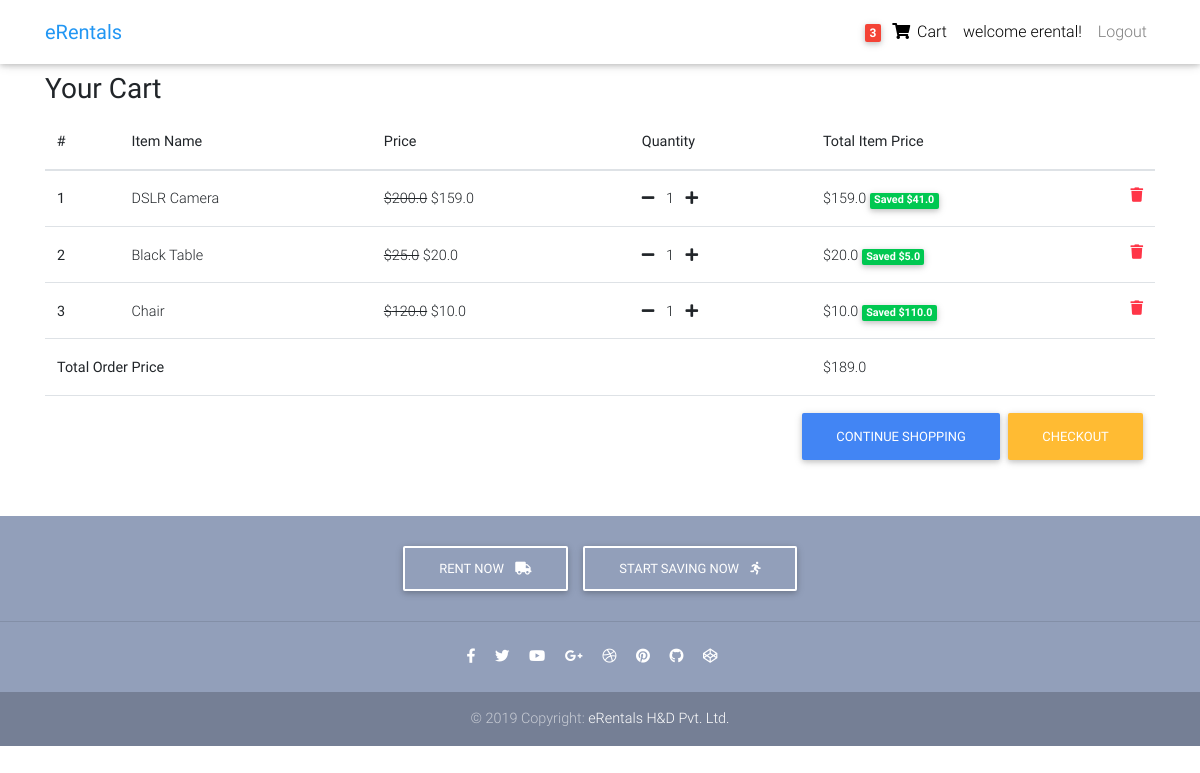
Page /order-summary (signed in) on the committed database.
### core/models.py (models this page shows, shortened)
class Order(models.Model):
    user = models.ForeignKey(settings.AUTH_USER_MODEL, on_delete=models.CASCADE)
    items = models.ManyToManyField(OrderItem)
    start_date = models.DateTimeField(auto_now_add=True)
    ordered_date = models.DateTimeField()
    ordered = models.BooleanField(default=False)
    def get_total_price(self):
        total = 0
        for order_item in self.items.all():
            total += order_item.get_final_price()
        return total

class OrderItem(models.Model):
    user = models.ForeignKey(settings.AUTH_USER_MODEL,
                             on_delete=models.CASCADE)
    ordered = models.BooleanField(default=False)
    item = models.ForeignKey(Item, on_delete=models.CASCADE)
    quantity = models.IntegerField(default=1)
    def get_total_item_price(self):
        return self.quantity * self.item.price
    def get_discount_item_price(self):
        return self.quantity * self.item.discount_price
    def get_amount_saved(self):
        return self.get_total_item_price() - self.get_discount_item_price()
    def get_final_price(self):
        if self.item.discount_price:
            return self.get_discount_item_price()
        return self.get_total_item_price()

class Item(models.Model) :
    item_name = models.CharField(max_length=100)
    price = models.FloatField()
    discount_price = models.FloatField(blank=True, null=True)
    category = models.CharField(choices=CATEGORY, max_length=2)
    label = models.CharField(choices=LABEL, max_length=2)
    description = models.TextField()

### core/views.py (the view)
# urls.py: path('order-summary', OrderSummaryView.as_view(), name='order-summary'),
class OrderSummaryView(LoginRequiredMixin, View):
    def get(self, *args, **kwargs):
        try:
            order = Order.objects.get(user=self.request.user, ordered=False)
            context = {
                'object' : order
            }
            return render(self.request, 'order_summary.html', context)
        except ObjectDoesNotExist:
            messages.error(self.request, "You do not have an order")
            return redirect("/")

### core/templatetags/cart_template_tags.py (called while the page is built)
@register.filter
def cart_item_count(user) :
    if user.is_authenticated:
        qs = Order.objects.filter(user=user, ordered=False)
    if qs.exists():
        return qs[0].items.count()
    return 0

### core/templates/order_summary.html (shortened to what this page needs)
{% extends 'base.html' %}
{% block content %}
<main>
    <div class= "container">
        <div class="table-responsive text-nowrap">
    <h3>
        <strong>Your Cart</strong>
    </h3>
    <table class="table">
        <thead>
        <tr>
            <th scope="col">#</th>
            <th scope="col">Item Name</th>
            <th scope="col">Price</th>
            <th scope="col">Quantity</th>
            <th scope="col">Total Item Price</th>
        </tr>
        </thead>
        <tbody>
        {% for order_item in object.items.all %}
        <tr>
            <th scope="row">{{ forloop.counter }}</th>
            <td>{{ order_item.item.item_name }}</td>
            <td>
            {% if order_item.item.discount_price %}
                <del>${{ order_item.item.price}}</del>
                ${{ order_item.item.discount_price }}
            {% else %}
                ${{ order_item.item.price}}
            {% endif %}
            </td>
            <td>
                <a href="{% url 'core:reduce-quantity-item' order_item.item.pk %}"><i class="fas fa-minus mr-2"></i></a>
                {{ order_item.quantity }}
                <a href="{% url 'core:add-to-cart' order_item.item.pk %}"><i class="fas fa-plus ml-2"></i></a>
            </td>
            <td>
            {% if order_item.item.discount_price %}
                ${{ order_item.get_discount_item_price }}
                <span class="badge badge-success" >Saved ${{ order_item.get_amount_saved }}</span>
            {% else %}
                ${{ order_item.get_total_item_price}}
            {% endif %}
             <a href="{% url 'core:remove-from-cart' order_item.item.pk %}">
                <i class="fas fa-trash float-right text-danger"></i>
             </a>
            </td>
        </tr>
        {% endfor %}
        {% if object.get_total_price %}
        <tr>
            <td colspan="4"><b>Total Order Price</b></td>
            <td>${{ object.get_total_price }}</td>
        </tr>
         <tr>
            <td colspan="5">
                <a href="{% url 'core:checkout' %}" class="btn btn-warning float-right ml-2">Checkout</a>
                <a href="/" class="btn btn-primary float-right">Continue Shopping</a>
            </td>
        </tr>
        {% endif %}
        </tbody>
    </table>
        </div>
    </div>
</main>
{% endblock content %}

### core/templates/base.html (shortened to what this page needs)
{% load static %}
{% load cart_template_tags %}
<!DOCTYPE html>
<html lang="en">
<head>
  <link rel="stylesheet" href="https://use.fontawesome.com/releases/v5.11.2/css/all.css">
  <link href="{% static 'css/bootstrap.min.css' %}" rel="stylesheet">
  <link href="{% static 'css/mdb.min.css' %}" rel="stylesheet">
  <link href=" {% static 'css/style.min.css' %}" rel="stylesheet">
</head>
<body>
  <nav class="navbar fixed-top navbar-expand-lg navbar-light white scrolling-navbar">
    <div class="container">
      <a class="navbar-brand waves-effect" href="/">
        <strong class="blue-text">eRentals</strong>
      </a>
      <div class="collapse navbar-collapse" id="navbarSupportedContent">
        <ul class="navbar-nav nav-flex-icons">
            {% if user.is_authenticated %}
            <li class="nav-item">
                <a href="{% url 'core:order-summary' %}" class="nav-link waves-effect">
                {% if request.user|cart_item_count != 0 %}
                  <span class="badge red z-depth-1 mr-1"> {{ request.user|cart_item_count }} </span>
                {% endif %}
                <i class="fas fa-shopping-cart"></i>
                <span class="clearfix d-none d-sm-inline-block"> Cart </span>
                </a>
            </li>
            <li class="nav-item">
                 <a class="nav-link waves-effect">
                welcome {{ user.username }}!
                </a>
            </li>
                <a class="nav-link waves-effect" href="{% url 'logout' %}"> Logout</a>
            {% else %}
             </li class="nav-item">
                <a class="nav-link waves-effect" href="{% url 'login' %}"> Login</a>
            </li>
            {% endif %}
        </ul>
      </div>
    </div>
  </nav>
  <div class="mt-5 pt-4">
    </div>
    {% block content %}
    {% endblock content %}
    {% include "footer.html" %}
</body>
</html>

### core/templates/footer.html
<footer class="page-footer text-center font-small mt-4 wow fadeIn">
  <div class="pt-4">
    <a class="btn btn-outline-white" href="https://mdbootstrap.com/docs/jquery/getting-started/download/" target="_blank"
      role="button">Rent Now
      <i class="fas fa-truck ml-2"></i>
    </a>
    <a class="btn btn-outline-white" href="https://mdbootstrap.com/education/bootstrap/" target="_blank" role="button">Start
      Saving Now
      <i class="fas fa-running ml-2"></i>
    </a>
  </div>
  <hr class="my-4">
  <div class="pb-4">
    <a href="https://www.facebook.com/mdbootstrap" target="_blank">
      <i class="fab fa-facebook-f mr-3"></i>
    </a>
    <a href="https://twitter.com/MDBootstrap" target="_blank">
      <i class="fab fa-twitter mr-3"></i>
    </a>
    <a href="https://www.youtube.com/watch?v=7MUISDJ5ZZ4" target="_blank">
      <i class="fab fa-youtube mr-3"></i>
    </a>
    <a href="https://plus.google.com/u/0/b/107863090883699620484" target="_blank">
      <i class="fab fa-google-plus-g mr-3"></i>
    </a>
    <a href="https://dribbble.com/mdbootstrap" target="_blank">
      <i class="fab fa-dribbble mr-3"></i>
    </a>
    <a href="https://pinterest.com/mdbootstrap" target="_blank">
      <i class="fab fa-pinterest mr-3"></i>
    </a>
    <a href="https://github.com/mdbootstrap/bootstrap-material-design" target="_blank">
      <i class="fab fa-github mr-3"></i>
    </a>
    <a href="http://codepen.io/mdbootstrap/" target="_blank">
      <i class="fab fa-codepen mr-3"></i>
    </a>
  </div>
  <div class="footer-copyright py-3">
    © 2019 Copyright:
    <a href="https://mdbootstrap.com/education/bootstrap/" target="_blank"> eRentals H&D Pvt. Ltd. </a>
  </div>
</footer>

### core/templates/script.html (shortened to what this page needs)
{% load static %}

### core/templates/base.html (style rules this page uses)
html, body, header, .carousel { height: 60vh; }

### rows in the picture
OrderItem: item.item_name "DSLR Camera", item.price "200.0", item.discount_price "159.0", quantity "1", get_discount_item_price "159.0", get_amount_saved "41.0"
OrderItem: item.item_name "Black Table", item.price "25.0", item.discount_price "20.0", quantity "1", get_discount_item_price "20.0", get_amount_saved "5.0"
OrderItem: item.item_name "Chair", item.price "120.0", item.discount_price "10.0", quantity "1", get_discount_item_price "10.0", get_amount_saved "110.0"
Order: get_total_price "189.0"

### other values in the picture
{{ request.user|cart_item_count }} "3"
{{ user.username }} "erental"
